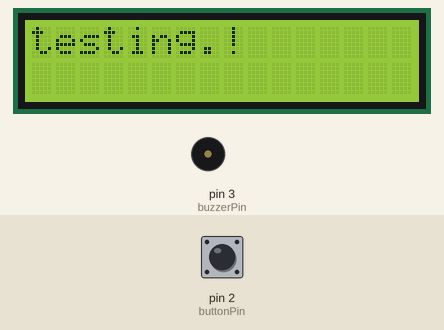
Simulated run of this sketch. Board: Arduino Uno, built with avr-gcc and run on an emulated ATmega328P. On the bench: 16×2 character LCD, buzzer (waves = sounding, pin HIGH). Inputs (shaded band) come from the test bench; at power-on: pin 2 (buttonPin) LOW. What the sketch prints to the serial monitor is not drawn.

Above: at 0.1 s.
At 1.5 s:
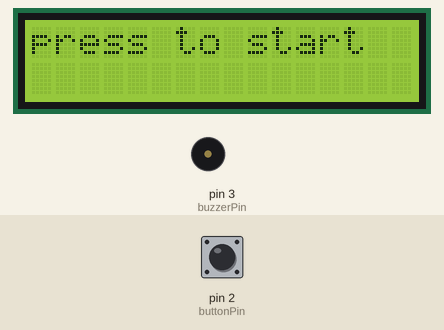
1.6 s: pin 2 (buttonPin) pulled HIGH for 0.15 s
At 2.4 s:
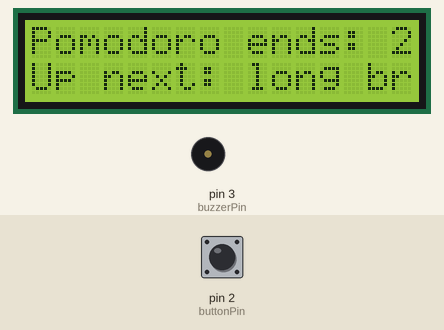
Timing chart, 0 to 4.6 s (numbered marks = the images above; inputs shaded):
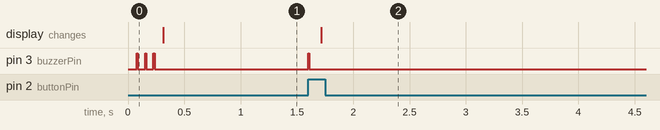

The sketch:

arduino-pomodoro-timer.ino
```cpp
#include <LiquidCrystal_I2C.h>

// Device settings:
const bool useBuzzer = true;
const int buzzerPin = 3;
const int buttonPin = 2;

// Time settings:
const int pomodoroStage = 1500; // 1500 seconds, or 25 minutes
const int shortBreak = 300;     // 300 seconds, or 5 minutes
const int longBreak = 1200;     // 1200 seconds, or 20 minutes

//
bool cycledOnce = false;
int buttonState = 0;
int lastButtonState = 0;

LiquidCrystal_I2C lcd(0x3F, 4, 20);

void setup() {
  Serial.begin(9600);

  lcd.init();
  lcd.clear();
  lcd.backlight();
  lcd.setCursor(0, 0);
  lcd.print("testing.!");

  pinMode(buzzerPin, OUTPUT);
  pinMode(buttonPin, INPUT);
  chirp(3);

}

void loop() {
  lcd.setCursor(0, 0);
  lcd.print("press to start");

  if (!cycledOnce)
  {
    while (true)
    {
      buttonState = digitalRead(buttonPin);
      if (buttonState != lastButtonState)
      {
        if (buttonState == HIGH)
        {
          Serial.println("gotten button press");
          chirp(1);
          break;
        }
      }
      lastButtonState = buttonState;
    }
  }

  doPomodoroStage(4);
//  doShortBreak();
}

void chirp(int repeat) {
  if (useBuzzer) {
    for (int i = 0; i < repeat; i++) {
      digitalWrite(buzzerPin, HIGH);
      delay(10);
      digitalWrite(buzzerPin, LOW);
      delay(65);
    }
  }
}

void doPomodoroStage(int iteration) {

  String message = (iteration == 4) ? "Up next: long break" : "Up next: short break";

  lcd.clear();

  lcd.setCursor(0, 2);
  lcd.print(message);

  for (int i = pomodoroStage; i > 0; i--)
  {
    int minute = i/60;
    int second = i%60;

    lcd.setCursor(0, 0);
    lcd.print("Pomodoro ends: ");

    lcd.print(minute);
    lcd.print(":");

    if (second < 10) {
      lcd.print("0");
      lcd.print(second);
    } else {
      lcd.print(second);
    }

    Serial.print("Current remaining time in pomodoro stage: ");
    Serial.print(minute);
    Serial.print(":");
    if (second < 10) {
      Serial.print("0");
      Serial.print(second);
    } else {
      Serial.print(second);
    }
    Serial.print(" (");
    Serial.print(i);
    Serial.println(")");

    delay(1000);
  }
}

void doShortBreak() {
  lcd.clear();
  for (int i = shortBreak; i > 0; i--)
  {
    int minute = i/60;
    int second = i%60;

    lcd.setCursor(0, 0);
    lcd.print("Short Break Ends: ");
    lcd.print(minute);
    lcd.print(":");

    if (second < 10) {
      lcd.print("0");
      lcd.print(second);
    } else {
      lcd.print(second);
    }

    Serial.print("Current remaining time in short break: ");
    Serial.print(minute);
    Serial.print(":");
    if (second < 10) {
      Serial.print("0");
      Serial.print(second);
    } else {
      Serial.print(second);
    }
    Serial.print(" (");
    Serial.print(i);
    Serial.println(")");

    delay(1000);
  }
}
```

Measured:
- after the input at 1.6 s, pin 3 (buzzerPin): LOW → HIGH at once, → LOW 0.01 s later; the display: changes after 0.12 s (image 2)
